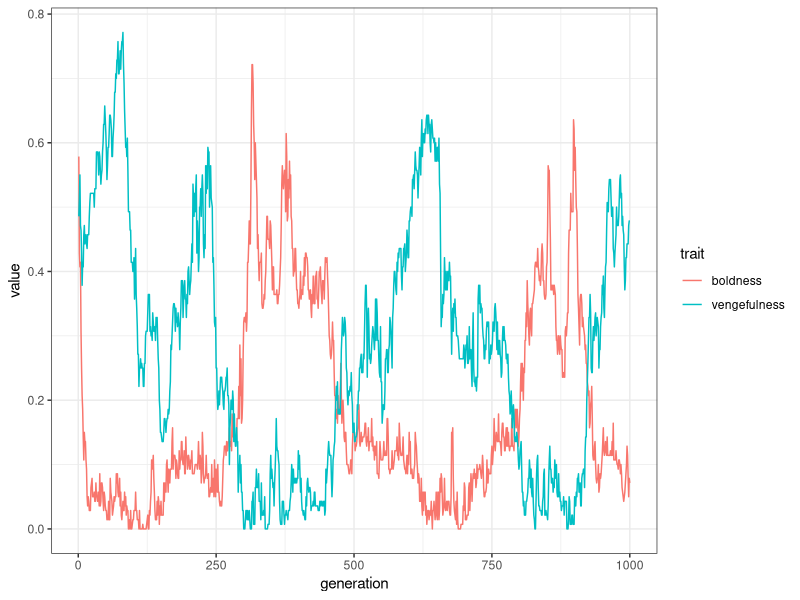

Here is the R script that generated this plot:
# model parameters

# see Axelrod paper for discussion about what all the parameters do.
# hopefully the names make it mostly clear!

temptation.to.defect <- 3
hurt.of.defection <- -1
cost.of.being.punished <- -9
cost.of.punishing <- -2
cost.of.being.punished.for.not.punishing <- 0
cost.of.punishing.for.not.punishing <- 0

law.punishment <- -100
law.prob <- 0.015

population.size <- 20
chances.to.defect.per.round <- 4
number.of.generations <- 1000
mutation.probability <- 0.01

# create an initial population
# the population is represented as a matrix with each player being one row of the matrix.
# there are 6 columns in the matrix, representing the 6 genes that make up each player.
# the first three columns are the genes that encode the boldness trait, the last 3
# encode the vengefulness trait.

create.players <- function(){
  return(matrix(sample(c(0,1), population.size*6, replace=T), nrow=population.size))
}

# helper functions for boldness and vengefulness
# these take the binary-encoded genes and convert to a value between 0 and 1.

boldness <- function(genome){
  return((genome[1] + genome[2]*2 + genome[3]*4)/7)
}

vengefulness <- function(genome){
  return((genome[4] + genome[5]*2 + genome[6]*4)/7)
}

# play one round

one.round <- function(players){
  # create an empty vector to store accumulated rewards
  rewards <- rep(0,population.size)
  
  # we iterate through the game for each player
  for(p in 1:population.size){
    
    # extract the player genome
    player.genome <- players[p,]
    
    # calculate the player's boldness
    player.boldness <- boldness(player.genome)
    
    # the player gets multiple chances to play each round 
    for(i in 1:chances.to.defect.per.round){
      
      # new value of S for each chance
      probability.of.being.caught <- runif(1, min=0, max=1)
      
      # player will defect if S is less than player's boldness
      if(probability.of.being.caught < player.boldness){
        # player defects!
        # player gets defection bonus
        rewards[p] <- rewards[p] + temptation.to.defect
        # everyone else gets hurt by defection
        rewards[-p] <- rewards[-p] + hurt.of.defection
        
        # check if player is caught by law enforcement
        if(runif(1,0,1) <= law.prob){
          rewards[p] <- rewards[p] + law.punishment
        }
        
        # all other players now have a chance to observe the defection and punish
        for(o in (1:population.size)[-p]){
          observer.genome <- players[o,]
          observer.vengefulness <- vengefulness(observer.genome)
          if(runif(1,0,1) <= probability.of.being.caught){
            # observer catches the player!
            if(runif(1,0,1) <= observer.vengefulness){
              # observer decides to punish the player!
              # player is punished for defecting
              rewards[p] <- rewards[p] + cost.of.being.punished
              # observer assumes cost of punishing
              rewards[o] <- rewards[o] + cost.of.punishing
            } else {
              # observer decides not to punish the player!
              # check if other players see observer failing to enforce norm
              for(k in (1:population.size)[-c(p,o)]){
                k.genome <- players[k,]
                k.vengefulness <- vengefulness(k.genome)
                if(runif(1,0,1) <= probability.of.being.caught){
                  # observer's failure to punish is detected!
                  if(runif(1,0,1) <= k.vengefulness){
                    # meta-observer decides to punish observer
                    # observer gets cost
                    rewards[o] <- rewards[o] + cost.of.being.punished.for.not.punishing
                    # punisher assumes cost
                    rewards[k] <- rewards[k] + cost.of.punishing.for.not.punishing
                  }
                }
              }
            }
          }
        }
      }
    }
  }
  return(rewards)
}

next.generation <- function(players, fitness){
  # create an empty array to hold the ID of the parents of the next generation
  parents <- numeric()
  
  # selection is based on whether fitness was more than 1 SD above the mean.
  # here we convert the fitness array to z-scores using the scale() function.
  # we need an if statement to make sure that the SD of the fitness array is
  # not 0, or else the z-scores become undefined. if SD = 0, then we just 
  # use a value of 0 for all the z-scores.
  if(sd(fitness) > 0){
    z.score.fitness <- scale(fitness)
  } else {
    z.score.fitness <- rep(0,length(fitness))
  }
  
  # any player with a z-score of 1 or better gets to produce two copies in
  # the next generation. here we identify which players meet this criterion
  # and add two copies of each to the parents array.
  top.performers <- which(z.score.fitness >= 1)
  parents <- rep(top.performers, 2)
  
  # any player with a z-score between -1 and 1 gets one copy in the next
  # generation. here we identify them and add to the parents array.
  average.performers <- which(z.score.fitness >= -1 & z.score.fitness < 1)
  parents <- c(parents, average.performers)
  
  # if there are not enough members of the new generation, then we choose
  # some parents to have an extra copy at random.
  if(length(parents) < population.size){
    parents <- c(parents, sample(parents, population.size - length(parents)))
  }
  
  # if there are too many members of the new generation, then we randomly
  # select population.size parents from the total set.
  if(length(parents) > population.size){
    parents <- sample(parents, population.size)
  }
  
  # this next line allows us to generate the genomes for the next generation.
  # it uses a neat R trick, which is that we create a new matrix by picking out
  # rows from the old matrix, and the rows can be in an arbitrary order with duplicates
  next.players <- players[parents, ]
  
  # next, we randomly decide whether each individual gene will mutate.
  # we do this by generating a matrix that is the same size as the next.players matrix
  # and having a 1 at all the spots where a mutation will occur.
  mutations <- matrix(
    sample(c(0,1), population.size*6, prob = c(1-mutation.probability, mutation.probability), replace=T), 
    nrow=population.size)
  
  # a mutation involves changing the 0 to a 1 or the 1 to a 0. we can use the absolute value
  # function to do this in one step. we subtract the mutations matrix from the next.players matrix.
  # if the value was 1 it will now be 0. if it was 0 it will now be -1. using abs() fixes -1 to 1.
  next.players <- abs(next.players - mutations)
  
  return(next.players)
}

simulate.generations <- function(){
  # create arrays to store the average boldness and vengefulness of each generation
  average.boldness <- rep(0,number.of.generations)
  average.vengefulness <- rep(0,number.of.generations)
  
  # create a set of players
  players <- create.players()
  
  # loop through all the generations
  for(g in 1:number.of.generations){
    # calculate and store the average traits for the generation
    average.boldness[g] <- mean(sapply(1:population.size, function(x){boldness(players[x,])}))
    average.vengefulness[g] <- mean(sapply(1:population.size, function(x){vengefulness(players[x,])}))
    
    # run the round of the game
    fitness <- one.round(players)
    
    # replace the players with the next generation of players
    players <- next.generation(players, fitness)
  }
  return(data.frame(
    generation = 1:number.of.generations,
    boldness = average.boldness,
    vengefulness = average.vengefulness
  ))
}

result <- simulate.generations()

library(ggplot2)
library(tidyr)
plot.data <- pivot_longer(result, 2:3, names_to="trait")
ggplot(plot.data, aes(x=generation, y=value, color=trait))+
  geom_line()+
  theme_bw()

